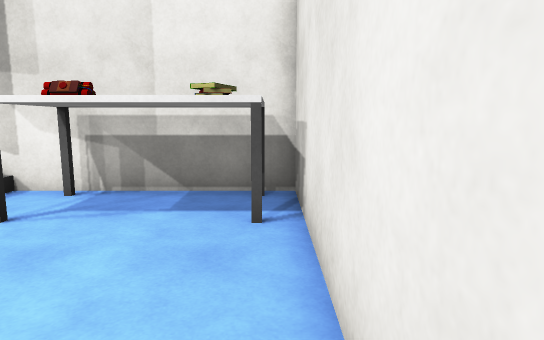
View 1 (above)

17 first-person views from a walk through a Unity game level. The camera is 1.5 m above the floor, tilts 8° down and sees 75° across. The floor is counted in squares, 1 m on a side. Each view is taken from the middle of a square. On the plan, view 1 faces up. The plan holds only what a view shows up to about 16 squares ahead; the rest is blank. Surface patterns are stand-ins for the level's own textures.

View 2
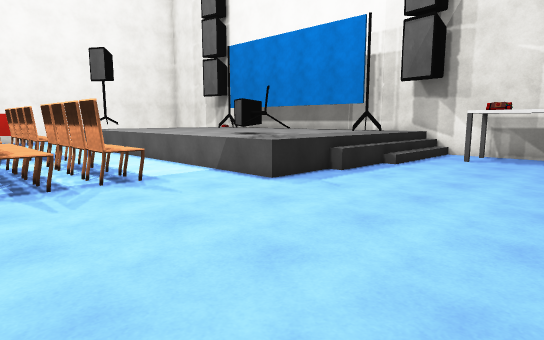

View 3
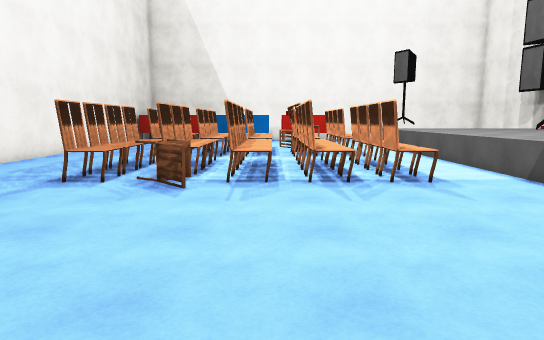

View 4
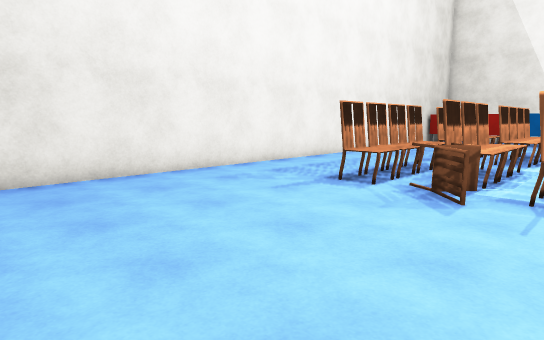

View 5
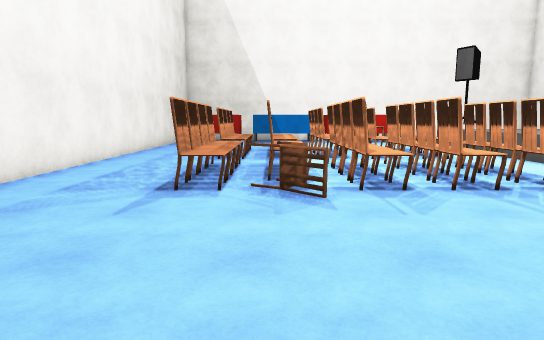

View 6
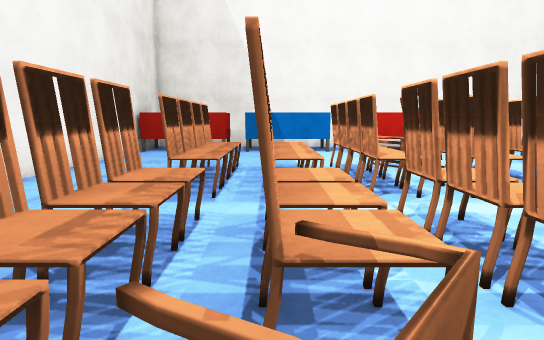

View 7
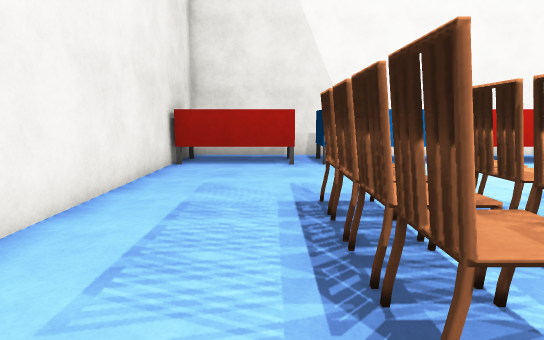

View 8
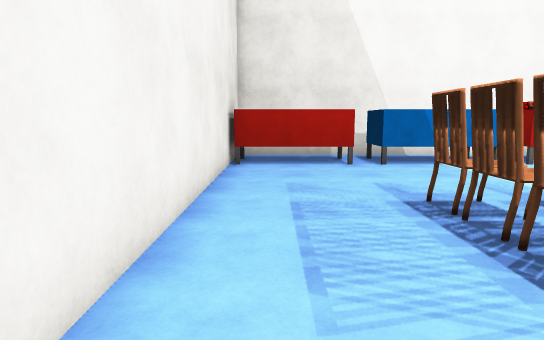

View 9
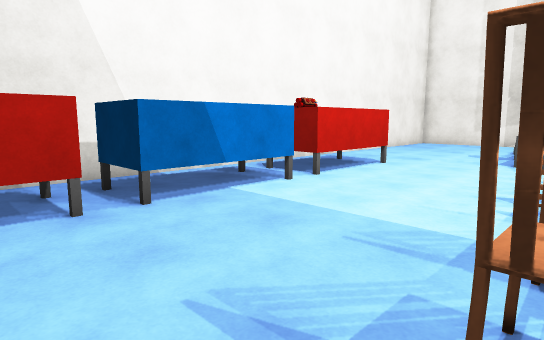

View 10
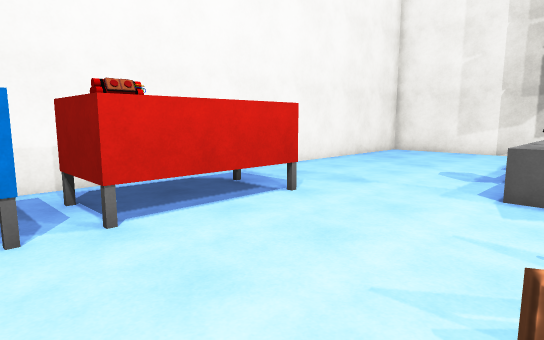

View 11
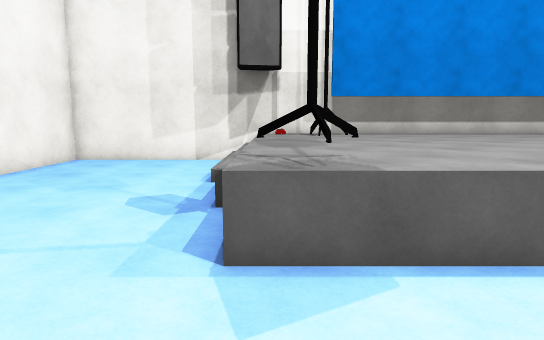

View 12
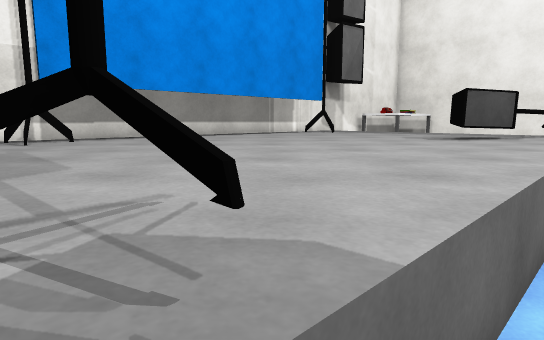

View 13
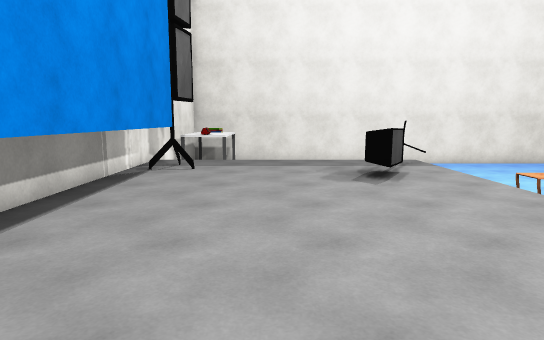

View 14
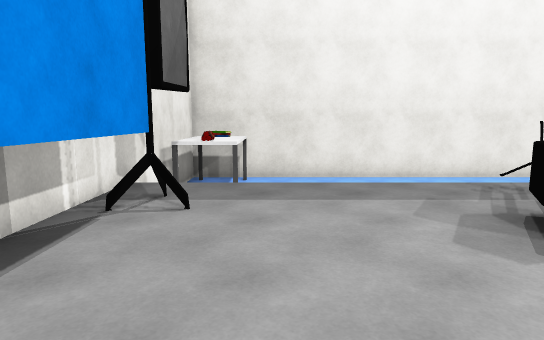

View 15
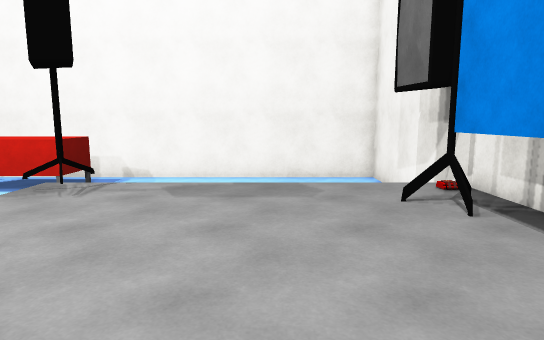

View 16
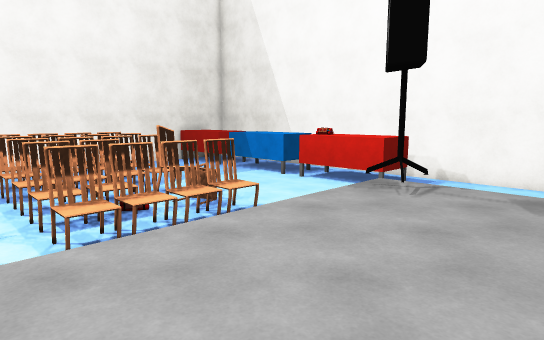

View 17
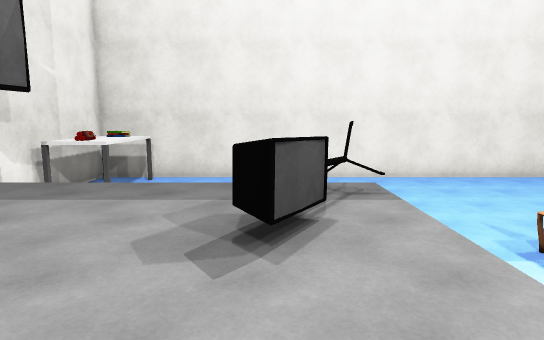

### Floor plan
Key: @ floor where view 1 was taken; # wall or solid block; x gap in a wall; . main floor; : floor 1 m higher than the main floor; / step, stairs or slope; = window, fence, low wall or low ledge; T table; S speaker; C chair; H thing the floor can be seen under or through.
Columns run from 29 left of view 1 to 1 right of it. Each row starts with its distance up from view 1.
  8 ###############################
  7 #......//::::::::::x:::/.T...T#
  6 #....../::HHHHHHHHHHH=:/......#
  5 #....../:::::::::::::::/.T...T#
  4 #....../:::::::::::::::/......#
  3 #....../:::::::::::::::/......#
  2 #......=:::::::::::::::/......#
  1 #......=:::::::::::::::.......#
  0 #......=::::::::::SS:::=.....@#
 -1 #.......SS:::::::::SSS/.......#
 -2 #.......:::::::::::::S:.......#
 -3 #.............................#
 -4 #.TTT.........................#
 -5 #...T.....CCCCC.CCCCC.........#
 -6  ...T.....CCCCC.CCCCC.........#
 -7  ...T.....CCCCC.CCCCC.........#
 -8 #.TTT....CCCCCC.CCCCC.........#
 -9 #.T T.....CCCCC.CCCCC.........#
-10  ...T.....CCCCC.CCCCC.........#
-11  ...T.....CCCCC.CCCCCC........#
-12  ...T.....CCCCC.CCCCC........ #
-13 #.TTT.....CCCCC.CCCCC........
-14 #.T T.....CCCCC.CCCCC.......
-15  ...T.......................
-16  ...T.......................
-17  ...T.......................
-18  .TTT.......................
-19      #######################

Where each view was taken, in squares from view 1:
view 1: 0 up, 0 right, facing up
view 2: 9 down, 0 right, facing up-left
view 3: 9 down, 0 right, facing left
view 4: 9 down, 1 left, facing down-left
view 5: 12 down, 1 left, facing left
view 6: 12 down, 8 left, facing left
view 7: 15 down, 13 left, facing left
view 8: 17 down, 13 left, facing left
view 9: 16 down, 19 left, facing up-left
view 10: 10 down, 20 left, facing up-left
view 11: 6 down, 21 left, facing up
view 12: 3 down, 21 left, facing up-right
view 13: 3 up, 20 left, facing right
view 14: 4 up, 15 left, facing right
view 15: 3 up, 13 left, facing left
view 16: 2 up, 13 left, facing down-left
view 17: 0 up, 15 left, facing right
